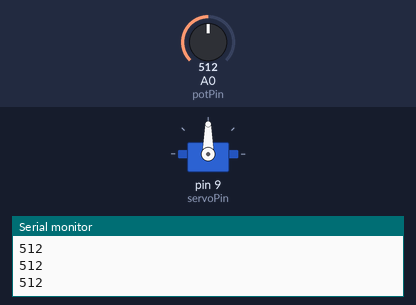
A sketch run on a simulated Arduino Uno, built with avr-gcc and run on an emulated ATmega328P. Shown: servo, the last lines printed to the serial monitor. Inputs (shaded band) come from the test bench; at power-on: A0 (potPin) = 512.

Above: at 1.2 s.
1.3 s: A0 (potPin) set to 716
At 2.5 s:
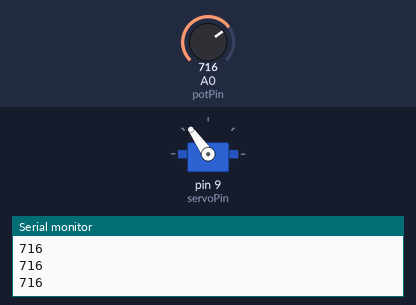
2.8 s: A0 (potPin) set to 900
At 3.6 s:
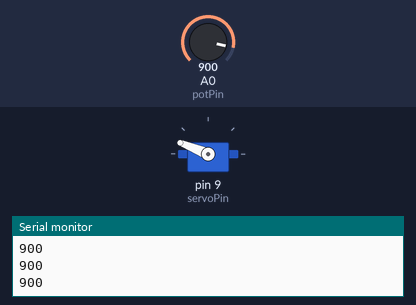
4.3 s: A0 (potPin) set to 1023
At 5.1 s:
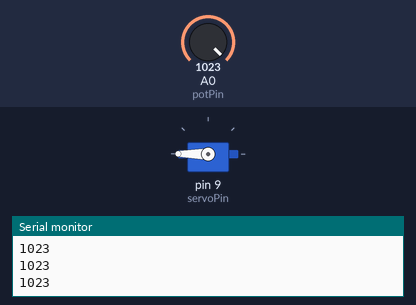
5.8 s: A0 (potPin) set to 306
At 6.2 s:
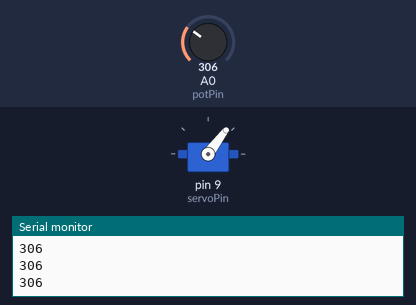
7.3 s: A0 (potPin) set to 122
At 8.3 s:
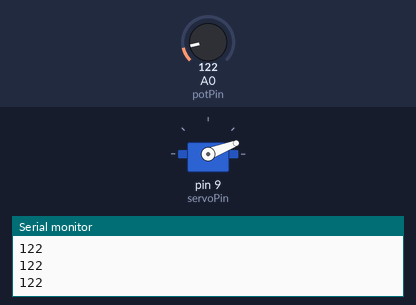
8.8 s: A0 (potPin) set to 0
At 9.8 s:
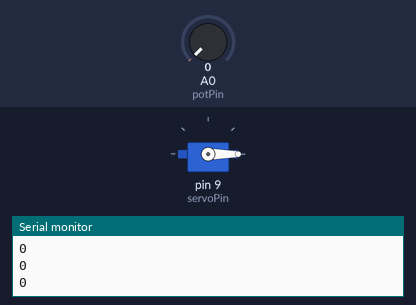
Timing chart, 0 to 11.3 s (numbered marks = the images above; inputs shaded):
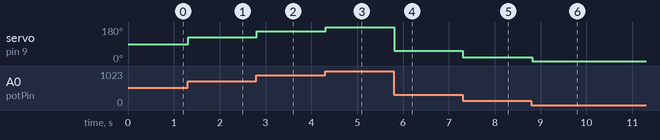

The sketch:

pot_controlled_servo.ino
```cpp
#include <Servo.h>
#include <Wire.h>

// Variable declarations
int serialSpeed = 9600; // Speed of serial Comms
int servoPin = 9; // Pin where Servo motor is attached
int potPin = 0;   // Analog Pin Number
Servo myServo;

void setup()
{
  //initialize teh serial communication. Will use it for debugging
  Serial.begin(serialSpeed);
  myServo.attach(servoPin);          // Telling Arduino where the servo is connected
}

void loop()
{
  int angle;
  int value;

  // Read the Analog Voltage
  value = analogRead(potPin);
  Serial.println(value);
  // Remap/Scale Voltage Reading to Degrees
  angle = map(value, 0, 1023, 0 , 180);
  //Serial.write(angle);

  // Instruct Servo to move
  myServo.write(angle);

  // Wait for a little bit of time for servo to move
  delay(15);
}
```

Measured:
- after the input at 1.3 s, servo on pin 9 (servoPin): 90° → 125° at once
- after the input at 2.8 s, servo on pin 9 (servoPin): 125° → 158° at once
- after the input at 4.3 s, servo on pin 9 (servoPin): 158° → 180° at once
- after the input at 5.8 s, servo on pin 9 (servoPin): 180° → 53° at once
- after the input at 7.3 s, servo on pin 9 (servoPin): 53° → 21° at once
- after the input at 8.8 s, servo on pin 9 (servoPin): 21° → 0° at once
